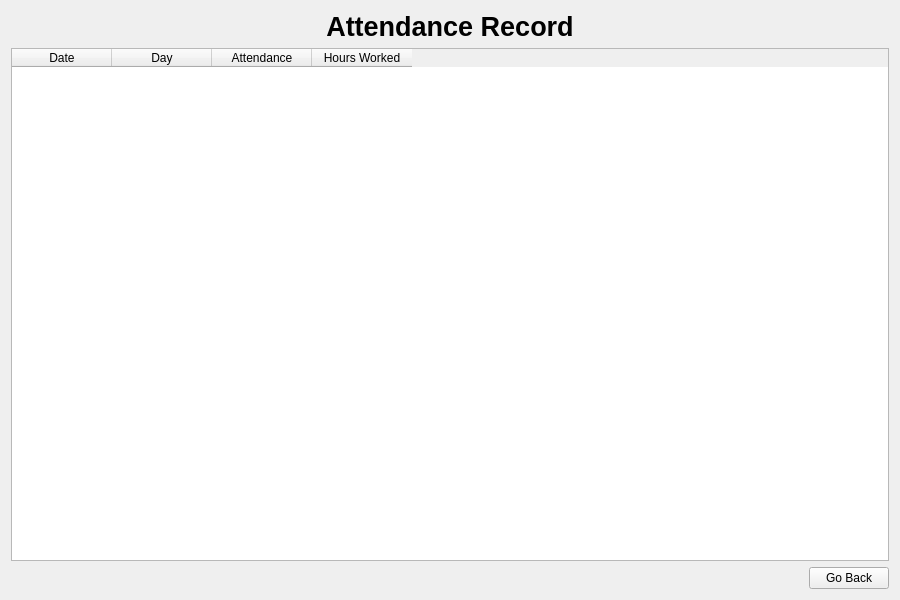
<?xml version="1.0" encoding="UTF-8"?>
<ui version="4.0">
 <class>ViewAttendance</class>
 <widget class="QWidget" name="ViewAttendance">
  <property name="geometry">
   <rect>
    <x>0</x>
    <y>0</y>
    <width>900</width>
    <height>600</height>
   </rect>
  </property>
  <property name="windowTitle">
   <string>Form</string>
  </property>
  <layout class="QVBoxLayout" name="verticalLayout">
   <item>
    <widget class="QLabel" name="attendanceLabel">
     <property name="text">
      <string>&lt;html&gt;&lt;head/&gt;&lt;body&gt;&lt;p align=&quot;center&quot;&gt;&lt;span style=&quot; font-size:20pt; font-weight:700;&quot;&gt;Attendance Record&lt;/span&gt;&lt;/p&gt;&lt;/body&gt;&lt;/html&gt;</string>
     </property>
    </widget>
   </item>
   <item>
    <widget class="QTableWidget" name="attendanceTable">
     <column>
      <property name="text">
       <string>Date</string>
      </property>
     </column>
     <column>
      <property name="text">
       <string>Day</string>
      </property>
     </column>
     <column>
      <property name="text">
       <string>Attendance</string>
      </property>
     </column>
     <column>
      <property name="text">
       <string>Hours Worked</string>
      </property>
     </column>
    </widget>
   </item>
   <item>
    <layout class="QHBoxLayout" name="horizontalLayout">
     <item>
      <spacer name="horizontalSpacer">
       <property name="orientation">
        <enum>Qt::Orientation::Horizontal</enum>
       </property>
       <property name="sizeType">
        <enum>QSizePolicy::Policy::Expanding</enum>
       </property>
       <property name="sizeHint" stdset="0">
        <size>
         <width>0</width>
         <height>0</height>
        </size>
       </property>
      </spacer>
     </item>
     <item>
      <widget class="QPushButton" name="goBackButton">
       <property name="text">
        <string>Go Back</string>
       </property>
      </widget>
     </item>
    </layout>
   </item>
  </layout>
 </widget>
 <resources/>
 <connections/>
</ui>
